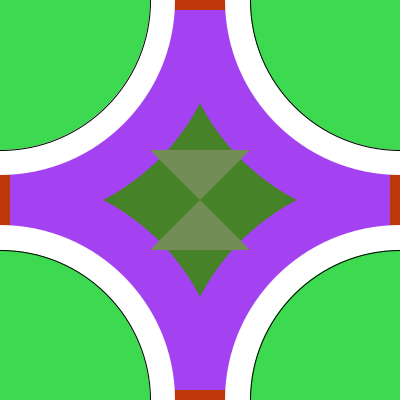
Frame 1 (no input)
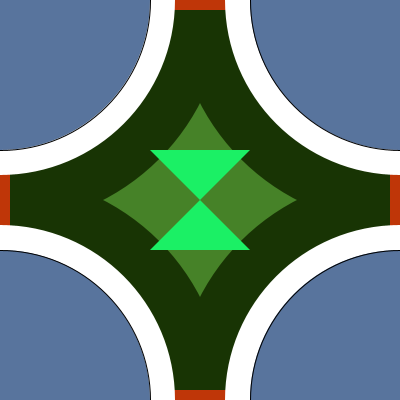
Frame 2 (the mouse pressed at the canvas centre, redrawn once)

The Processing sketch that drew these frames (run headless with seeded random() and noise(); the mouse was pressed at the canvas centre and the sketch redrawn once):

// Processing sketch: processing_109405
// ── processing_109405.pde

/* Homework two - random colors composition
*  Aaron Cook
*  09/09/2013
*/

float outerCircleR;
float outerCircleG;
float outerCircleB;

float innerCircleR;
float innerCircleG;
float innerCircleB;

float trianglesR;
float trianglesG;
float trianglesB;

void setup() {
  size(400,400);
  noLoop();
  smooth();
}

void draw() {
  //Green background
  background(70,130,40);

  //outer circles
  outerCircleR = random(1,254);
  outerCircleG = random(1,254);
  outerCircleB = random(1,254);
  ellipseMode(CENTER);
  noStroke();
  fill(outerCircleR,outerCircleG,outerCircleB);
  ellipse(0,0,450,450);
  ellipse(0,400,450,450);
  ellipse(400,0,450,450);
  ellipse(400,400,450,450);

  //red rectangles
  fill(191,54,8);
  noStroke();
  rect(0,0,400,10);
  rect(0,0,10,400);
  rect(390,0,10,400);
  rect(0,390,400,10);

  //white circles
  fill(255);
  ellipse(0,0,350,350);
  ellipse(0,400,350,350);
  ellipse(400,0,350,350);
  ellipse(400,400,350,350);
  
  //inner circles
  innerCircleR = random(1,254);
  innerCircleG = random(1,254);
  innerCircleB = random(1,254);
  fill(innerCircleR,innerCircleG,innerCircleB);
  stroke(0);
  ellipse(0,0,300,300);
  ellipse(0,400,300,300);
  ellipse(400,0,300,300);
  ellipse(400,400,300,300);

  //center triangles
  trianglesR = random(1,254);
  trianglesG = random(1,254);
  trianglesB = random(1,254);
  fill(trianglesR, trianglesG, trianglesB);
  noStroke();
  quad(150,150,250,250,150,250,250,150);
}

void keyPressed() {
  if (key == ' ') {
    redraw();
  }
}
